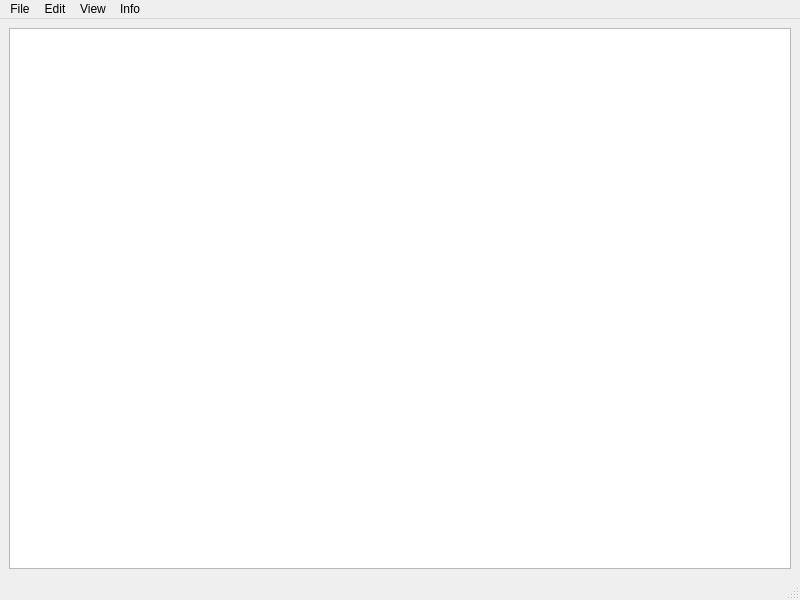
<?xml version="1.0" encoding="UTF-8"?>
<ui version="4.0">
 <class>TextEditor</class>
 <widget class="QMainWindow" name="TextEditor">
  <property name="geometry">
   <rect>
    <x>0</x>
    <y>0</y>
    <width>800</width>
    <height>600</height>
   </rect>
  </property>
  <property name="windowTitle">
   <string>TextEditor</string>
  </property>
  <widget class="QWidget" name="centralwidget">
   <layout class="QGridLayout" name="gridLayout">
    <item row="0" column="0">
     <widget class="QTextEdit" name="textEdit">
      <property name="layoutDirection">
       <enum>Qt::LeftToRight</enum>
      </property>
     </widget>
    </item>
   </layout>
  </widget>
  <widget class="QMenuBar" name="menubar">
   <property name="geometry">
    <rect>
     <x>0</x>
     <y>0</y>
     <width>800</width>
     <height>21</height>
    </rect>
   </property>
   <widget class="QMenu" name="menu">
    <property name="title">
     <string>File</string>
    </property>
    <addaction name="actionNew"/>
    <addaction name="separator"/>
    <addaction name="actionOpen"/>
    <addaction name="separator"/>
    <addaction name="actionSave"/>
    <addaction name="separator"/>
    <addaction name="actionSaveAs"/>
    <addaction name="separator"/>
    <addaction name="actionClose"/>
    <addaction name="separator"/>
    <addaction name="actionExit"/>
   </widget>
   <widget class="QMenu" name="menu_2">
    <property name="title">
     <string>View</string>
    </property>
    <addaction name="separator"/>
    <addaction name="actionSelectFont"/>
   </widget>
   <widget class="QMenu" name="menu_3">
    <property name="title">
     <string>Info</string>
    </property>
    <addaction name="actionAbout"/>
    <addaction name="separator"/>
    <addaction name="actionAboutQt"/>
   </widget>
   <widget class="QMenu" name="menu_4">
    <property name="title">
     <string>Edit</string>
    </property>
    <addaction name="separator"/>
    <addaction name="actionCut"/>
    <addaction name="separator"/>
    <addaction name="actionCopy"/>
    <addaction name="separator"/>
    <addaction name="actionPaste"/>
    <addaction name="separator"/>
    <addaction name="actionUndo"/>
    <addaction name="separator"/>
    <addaction name="actionRedo"/>
   </widget>
   <addaction name="menu"/>
   <addaction name="menu_4"/>
   <addaction name="menu_2"/>
   <addaction name="menu_3"/>
  </widget>
  <widget class="QStatusBar" name="statusbar"/>
  <action name="actionNew">
   <property name="icon">
    <iconset resource="texteditor.qrc">
     <normaloff>:/icons/new.png</normaloff>:/icons/new.png</iconset>
   </property>
   <property name="text">
    <string>Create</string>
   </property>
   <property name="toolTip">
    <string>Create a new document</string>
   </property>
   <property name="shortcut">
    <string>Ctrl+N</string>
   </property>
  </action>
  <action name="actionClose">
   <property name="text">
    <string>Close</string>
   </property>
   <property name="toolTip">
    <string>Close the current window</string>
   </property>
   <property name="shortcut">
    <string>Ctrl+W</string>
   </property>
  </action>
  <action name="actionExit">
   <property name="text">
    <string>Exit</string>
   </property>
   <property name="toolTip">
    <string>Close the application</string>
   </property>
  </action>
  <action name="actionSelectFont">
   <property name="text">
    <string>Select Font...	</string>
   </property>
   <property name="toolTip">
    <string>Select the display font</string>
   </property>
  </action>
  <action name="actionAbout">
   <property name="text">
    <string>About</string>
   </property>
  </action>
  <action name="actionAboutQt">
   <property name="text">
    <string>About Qt</string>
   </property>
  </action>
  <action name="actionCut">
   <property name="icon">
    <iconset resource="texteditor.qrc">
     <normaloff>:/icons/cut.png</normaloff>:/icons/cut.png</iconset>
   </property>
   <property name="text">
    <string>Cut</string>
   </property>
   <property name="toolTip">
    <string>Cut</string>
   </property>
   <property name="shortcut">
    <string>Ctrl+X</string>
   </property>
  </action>
  <action name="actionCopy">
   <property name="icon">
    <iconset resource="texteditor.qrc">
     <normaloff>:/icons/copy.png</normaloff>:/icons/copy.png</iconset>
   </property>
   <property name="text">
    <string>Copy</string>
   </property>
   <property name="toolTip">
    <string>Copy</string>
   </property>
   <property name="shortcut">
    <string>Ctrl+C</string>
   </property>
  </action>
  <action name="actionPaste">
   <property name="icon">
    <iconset resource="texteditor.qrc">
     <normaloff>:/icons/paste.png</normaloff>:/icons/paste.png</iconset>
   </property>
   <property name="text">
    <string>Paste</string>
   </property>
   <property name="toolTip">
    <string>Paste</string>
   </property>
   <property name="shortcut">
    <string>Ctrl+V</string>
   </property>
  </action>
  <action name="actionUndo">
   <property name="text">
    <string>Undo</string>
   </property>
   <property name="toolTip">
    <string>Undo the last action</string>
   </property>
   <property name="shortcut">
    <string>Ctrl+Z</string>
   </property>
  </action>
  <action name="actionRedo">
   <property name="text">
    <string>Redo</string>
   </property>
   <property name="toolTip">
    <string>Redo the last action</string>
   </property>
   <property name="shortcut">
    <string>Ctrl+Y</string>
   </property>
  </action>
  <action name="actionOpen">
   <property name="icon">
    <iconset resource="texteditor.qrc">
     <normaloff>:/icons/open.png</normaloff>:/icons/open.png</iconset>
   </property>
   <property name="text">
    <string>Open...</string>
   </property>
   <property name="toolTip">
    <string>Open a document</string>
   </property>
   <property name="shortcut">
    <string>Ctrl+O</string>
   </property>
  </action>
  <action name="actionSave">
   <property name="icon">
    <iconset resource="texteditor.qrc">
     <normaloff>:/icons/save.png</normaloff>:/icons/save.png</iconset>
   </property>
   <property name="text">
    <string>Save</string>
   </property>
   <property name="toolTip">
    <string>Save document</string>
   </property>
   <property name="shortcut">
    <string>Ctrl+S</string>
   </property>
  </action>
  <action name="actionSaveAs">
   <property name="icon">
    <iconset>
     <normaloff>:/icons/D:/GitKraken/OOTPISP-2023/tasks/task_02/images/tables/save.png</normaloff>:/icons/D:/GitKraken/OOTPISP-2023/tasks/task_02/images/tables/save.png</iconset>
   </property>
   <property name="text">
    <string>Save As...</string>
   </property>
   <property name="toolTip">
    <string>Save document as</string>
   </property>
   <property name="shortcut">
    <string>Ctrl+Shift+S</string>
   </property>
  </action>
 </widget>
 <resources>
  <include location="texteditor.qrc"/>
 </resources>
 <connections/>
</ui>
